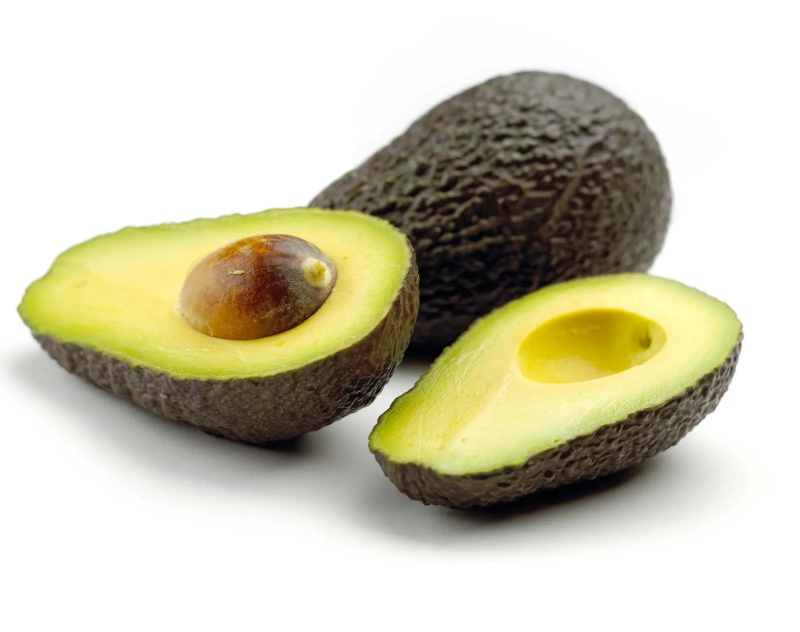
#> input picture auto_update_catalog/supplier_data/images/002.tiff, 1600 x 1264 px (shown at 1/2 size); its folder holds 4 pictures in this run
$ python changeImage.py
#> lines starting #> are read from the running program, lines starting #| are printed output that depends on the picture
#!/usr/bin/env python3

from PIL import Image
import os

path = "../supplier_data/images/"
for f in os.listdir("../supplier_data/images"):
    if f.endswith(".tiff"):
        split_f = f.split(".")
        name = split_f[0]+".jpeg"
        im = Image.open(path + f).convert("RGB")
#> im is the input picture: PIL image 1600x1264 RGB; mean R, G, B 204.2, 200.6, 178.8
        im.resize((600,400)).save("../supplier_data/images/"+name, "JPEG")
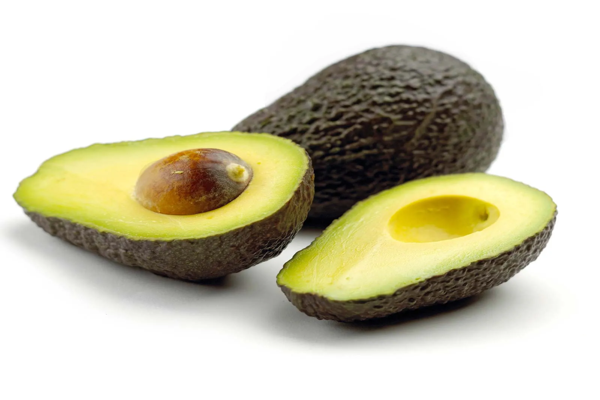
#> saved as 002.jpeg: PIL image 600x400 RGB; mean R, G, B 204.2, 200.6, 178.8
#> pass 2 of the loop `for f in os.listdir("../supplier_data/images"):`:
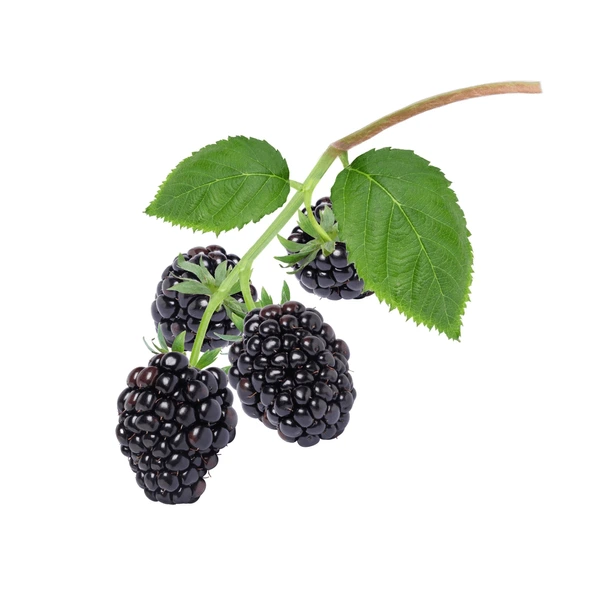
#> input picture auto_update_catalog/supplier_data/images/003.tiff, 600 x 600 px
#> im is the input picture: PIL image 600x600 RGB; mean R, G, B 220.5, 224.3, 216.2
#> `im.resize((600,400)).save("../supplier_data/images/"+name, "JPEG")`:
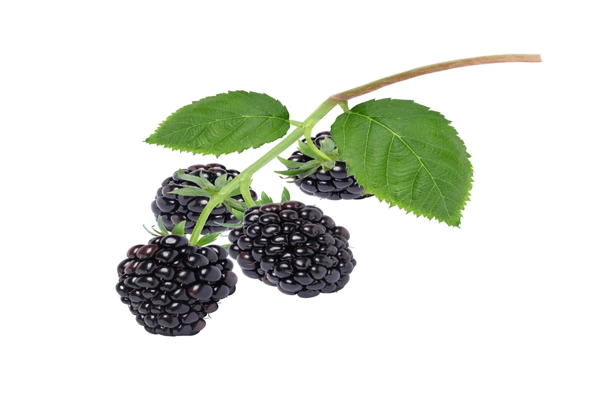
#> saved as 003.jpeg: PIL image 600x400 RGB; mean R, G, B 220.5, 224.3, 216.2
#> pass 3 of the loop `for f in os.listdir("../supplier_data/images"):`:
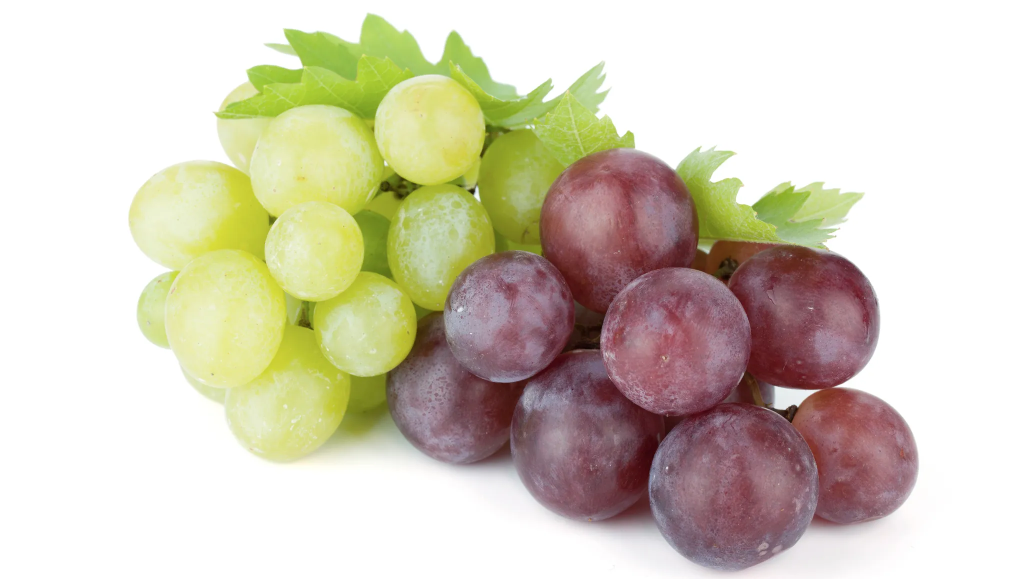
#> input picture auto_update_catalog/supplier_data/images/004.tiff, 2047 x 1158 px (shown at 1/2 size)
#> im is the input picture: PIL image 2047x1158 RGB; mean R, G, B 211.3, 204.4, 186.2
#> `im.resize((600,400)).save("../supplier_data/images/"+name, "JPEG")`:
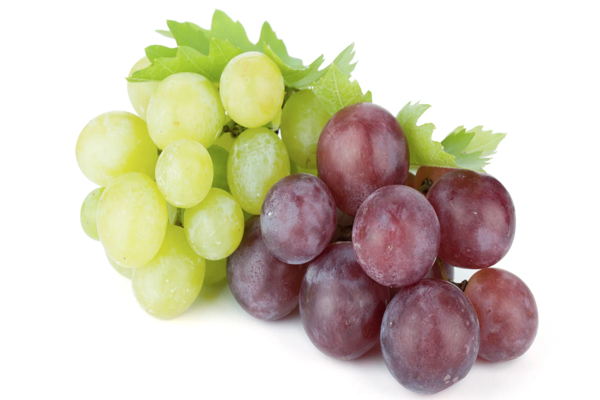
#> saved as 004.jpeg: PIL image 600x400 RGB; mean R, G, B 211.3, 204.4, 186.2
#> the loop made 4 passes; the first 3 are shown
